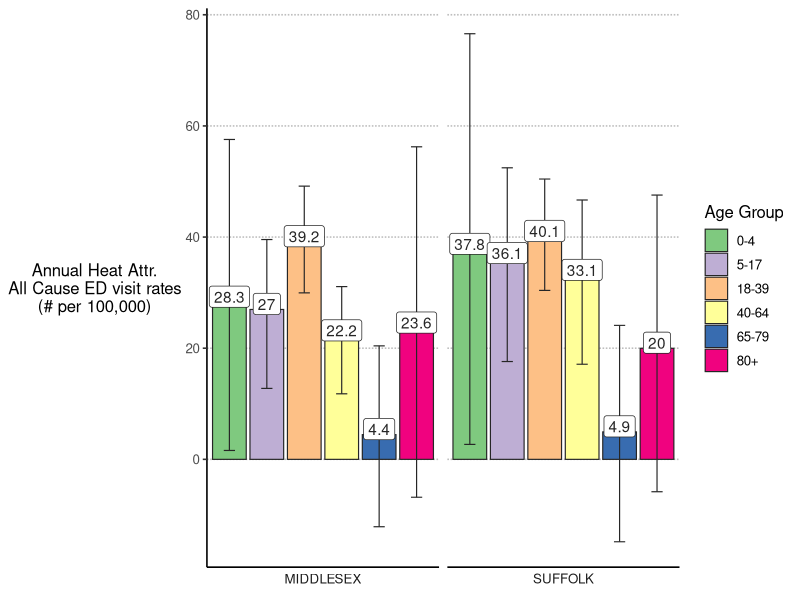
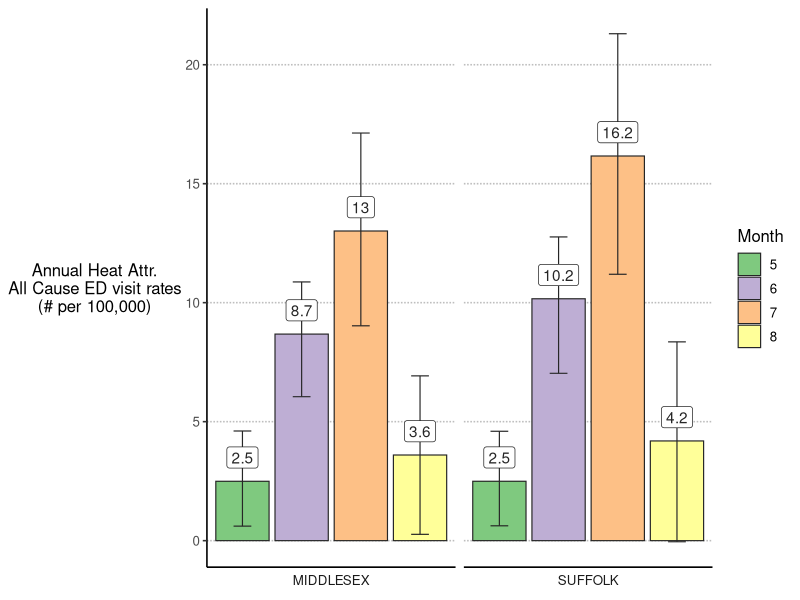
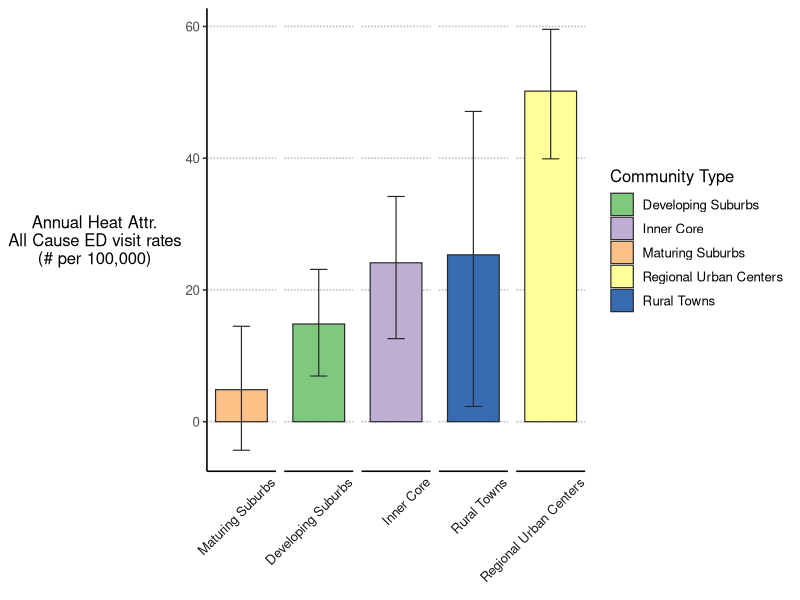
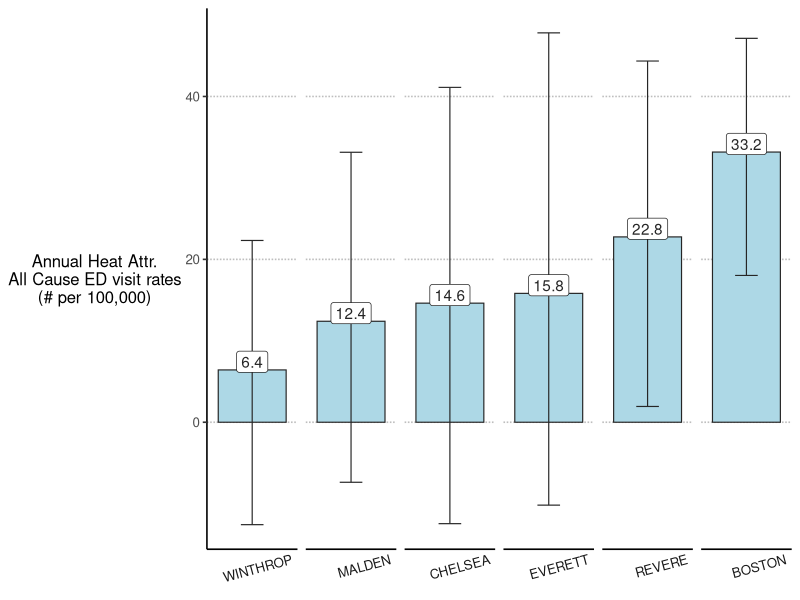
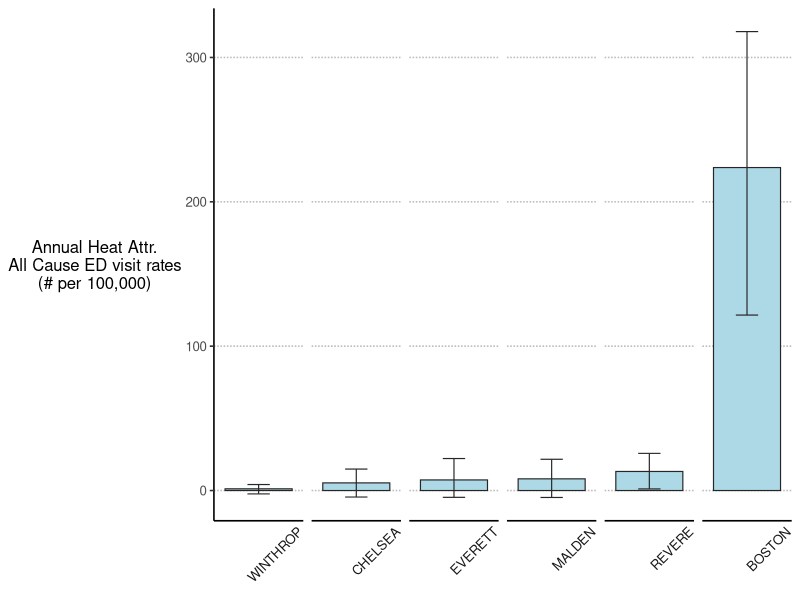

The R source for these figures, in order:
# ugh jesus dude, byX 2

library(tidyverse)
library(readxl)
library(ggpubr)

#' ============================================================================
#' ////////////////////////////////////////////////////////////////////////////
#' AGE
#' ////////////////////////////////////////////////////////////////////////////
#' ============================================================================
byX_df <- readxl::read_xlsx("county_by_AGE.xlsx")

byX_df %>%
  filter(AREA %in% c('MIDDLESEX', 'SUFFOLK')) %>%
  mutate(
    val = mean_annual_attr_ED_rate_est,
    lb  = mean_annual_attr_ED_rate_lb,
    ub  = mean_annual_attr_ED_rate_ub,
    fct = factor(level,
                 levels = c('0-4', '5-17', '18-39',
                            '40-64', '65-79','80+'),
                 ordered = T),
    AREA_fct = reorder(AREA, val)
  ) %>%
  #filter(level %in% c('0-4', '80+'))%>%
  ggplot(.) +
  coord_cartesian() +
  theme_classic2() +
  facet_grid(~AREA_fct, scales = 'free_x', switch = 'x') +
  geom_col(aes(x = fct, y = val, fill = fct),
           color = 'grey15', linewidth = 0.4) +
  geom_errorbar(aes(x = fct, 
                    ymax = ub, ymin = lb, group = fct),
                color = 'grey15', width = 0.3,
                linewidth = 0.4) +
  geom_label(aes(x = fct, y = val+1, label = round(val, 1)),
             color = 'grey15', linewidth = 0.4, fill = 'white') +
  scale_fill_brewer(name = 'Age Group',type = 'qual') +
  xlab(NULL) +
  ylab("Annual Heat Attr.\nAll Cause ED visit rates\n(# per 100,000)") +
  theme(
        panel.grid.major.y = element_line(linetype = '11',
                                                color = 'grey'),
        axis.text.x = element_blank(),
        axis.ticks.x = element_blank(),
        axis.title.y = element_text(angle = 0, vjust = 0.5),
        strip.background = element_blank(),
        strip.clip = 'off', 
        strip.switch.pad.grid = unit(-0.15,'cm'),
        strip.placement = 'outside')

# ggsave("img/by_age.png", width = 10.8, height = 3.2)

#' ============================================================================
#' ////////////////////////////////////////////////////////////////////////////
#' MONTH
#' ////////////////////////////////////////////////////////////////////////////
#' ============================================================================
byX_df <- readxl::read_xlsx("county_by_MONTH.xlsx")

byX_df %>%
  filter(AREA %in% c('MIDDLESEX', 'SUFFOLK')) %>%
  mutate(
    val = mean_annual_attr_ED_rate_est,
    lb  = mean_annual_attr_ED_rate_lb,
    ub  = mean_annual_attr_ED_rate_ub,
    fct = factor(level,
                 levels = c('5', '6', '7',
                            '8', '9'),
                 ordered = T),
    AREA_fct = reorder(AREA, val)
  ) %>%
  filter(level != '9')%>%
  ggplot(.) +
  coord_cartesian() +
  theme_classic2() +
  facet_grid(~AREA_fct, scales = 'free_x', switch = 'x') +
  geom_col(aes(x = fct, y = val, fill = fct),
           color = 'grey15', linewidth = 0.4) +
  geom_errorbar(aes(x = fct, 
                    ymax = ub, ymin = lb, group = fct),
                color = 'grey15', width = 0.3,
                linewidth = 0.4) +
  geom_label(aes(x = fct, y = val+1, label = round(val, 1)),
             color = 'grey15', linewidth = 0.4, fill = 'white') +
  
  scale_fill_brewer(name = 'Month',type = 'qual') +
  xlab(NULL) +
  ylab("Annual Heat Attr.\nAll Cause ED visit rates\n(# per 100,000)") +
  theme(strip.text.x = element_text(angle = 0, 
                                    hjust = 0.5, 
                                    vjust = 0),
        panel.grid.major.y = element_line(linetype = '11',
                                          color = 'grey'),
        axis.text.x = element_blank(),
        axis.ticks.x = element_blank(),
        axis.title.y = element_text(angle = 0, vjust = 0.5),
        strip.background = element_blank(),
        strip.clip = 'off', 
        strip.switch.pad.grid = unit(-0.15,'cm'),
        strip.placement = 'outside')

#' ============================================================================
#' ////////////////////////////////////////////////////////////////////////////
#' MONTH
#' ////////////////////////////////////////////////////////////////////////////
#' ============================================================================
byX_df <- readxl::read_xlsx("level_by_COMMTYPE.xlsx")
head(byX_df, 10)

byX_df %>%
  mutate(
    AREA = 'MA',
    val = mean_annual_attr_ED_rate_est,
    lb  = mean_annual_attr_ED_rate_lb,
    ub  = mean_annual_attr_ED_rate_ub,
    fct = factor(level),
    AREA_fct = reorder(level, val)
  ) %>%
  ggplot(.) +
  coord_cartesian() +
  theme_classic2() +
  facet_grid(~AREA_fct, scales = 'free_x', switch = 'x') +
  geom_col(aes(x = fct, y = val, fill = fct),
           color = 'grey15', linewidth = 0.4) +
  geom_errorbar(aes(x = fct, 
                    ymax = ub, ymin = lb, group = fct),
                color = 'grey15', width = 0.3,
                linewidth = 0.4) +
  scale_fill_brewer(name = 'Community Type',type = 'qual') +
  xlab(NULL) +
  ylab("Annual Heat Attr.\nAll Cause ED visit rates\n(# per 100,000)") +
  theme(strip.text.x = element_text(angle = 45, 
                                    hjust = 1, 
                                    vjust = 1),
        panel.grid.major.y = element_line(linetype = '11',
                                          color = 'grey'),
        axis.text.x = element_blank(),
        axis.ticks.x = element_blank(),
        axis.title.y = element_text(angle = 0, vjust = 0.5),
        strip.background = element_blank(),
        strip.clip = 'off', 
        strip.switch.pad.grid = unit(-0.15,'cm'),
        strip.placement = 'outside')

#' ============================================================================
#' ////////////////////////////////////////////////////////////////////////////
#' CITY
#' ////////////////////////////////////////////////////////////////////////////
#' ============================================================================
byX_df <- readxl::read_xlsx("by_city.xlsx")
head(byX_df, 10)
dim(byX_df)

subregions <- c('CHELSEA', 'REVERE', 'EVERETT',
               'MALDEN', 'WINTHROP', 'BOSTON')


byX_df %>%
  filter(region %in% subregions) %>%
  filter(POP2020 > 1e4) %>%
  mutate(
    AREA = region,
    val = mean_annual_attr_ED_rate_est,
    lb  = mean_annual_attr_ED_rate_lb,
    ub  = mean_annual_attr_ED_rate_ub,
    fct = factor(region),
    AREA_fct = reorder(region, val)
  ) %>%
  arrange(-val) %>%
  slice(1:30) %>%
  ggplot(.) +
  coord_cartesian() +
  theme_classic2() +
  facet_grid(~AREA_fct, scales = 'free_x', switch = 'x') +
  geom_col(aes(x = fct, y = val),
           color = 'grey15', linewidth = 0.4, fill = 'lightblue') +
  geom_errorbar(aes(x = fct, 
                    ymax = ub, ymin = lb, group = fct),
                color = 'grey15', width = 0.3,
                linewidth = 0.4) +
  geom_label(aes(x = fct, y = val+1, label = round(val, 1)),
           color = 'grey15', linewidth = 0.4, fill = 'white') +
  xlab(NULL) +
  ylab("Annual Heat Attr.\nAll Cause ED visit rates\n(# per 100,000)") +
  theme(strip.text.x = element_text(angle = 15, 
                                    hjust = 1, 
                                    vjust = 1),
        panel.grid.major.y = element_line(linetype = '11',
                                          color = 'grey'),
        axis.text.x = element_blank(),
        axis.ticks.x = element_blank(),
        axis.title.y = element_text(angle = 0, vjust = 0.5),
        strip.background = element_blank(),
        strip.clip = 'off', 
        strip.switch.pad.grid = unit(-0.15,'cm'),
        strip.placement = 'outside')


##

byX_df %>%
  filter(region %in% subregions) %>%
  filter(POP2020 > 1e4) %>%
  mutate(
    AREA = region,
    val = mean_annual_attr_ED_visit_est,
    lb  = mean_annual_attr_ED_visit_lb,
    ub  = mean_annual_attr_ED_visit_ub,
    fct = factor(region),
    AREA_fct = reorder(region, val)
  ) %>%
  arrange(-val) %>%
  slice(1:30) %>%
  ggplot(.) +
  coord_cartesian() +
  theme_classic2() +
  facet_grid(~AREA_fct, scales = 'free_x', switch = 'x') +
  geom_col(aes(x = fct, y = val),
           color = 'grey15', linewidth = 0.4, fill = 'lightblue') +
  geom_errorbar(aes(x = fct, 
                    ymax = ub, ymin = lb, group = fct),
                color = 'grey15', width = 0.3,
                linewidth = 0.4) +
  xlab(NULL) +
  ylab("Annual Heat Attr.\nAll Cause ED visit rates\n(# per 100,000)") +
  theme(strip.text.x = element_text(angle = 45, 
                                    hjust = 1, 
                                    vjust = 1),
        panel.grid.major.y = element_line(linetype = '11',
                                          color = 'grey'),
        axis.text.x = element_blank(),
        axis.ticks.x = element_blank(),
        axis.title.y = element_text(angle = 0, vjust = 0.5),
        strip.background = element_blank(),
        strip.clip = 'off', 
        strip.switch.pad.grid = unit(-0.15,'cm'),
        strip.placement = 'outside')
